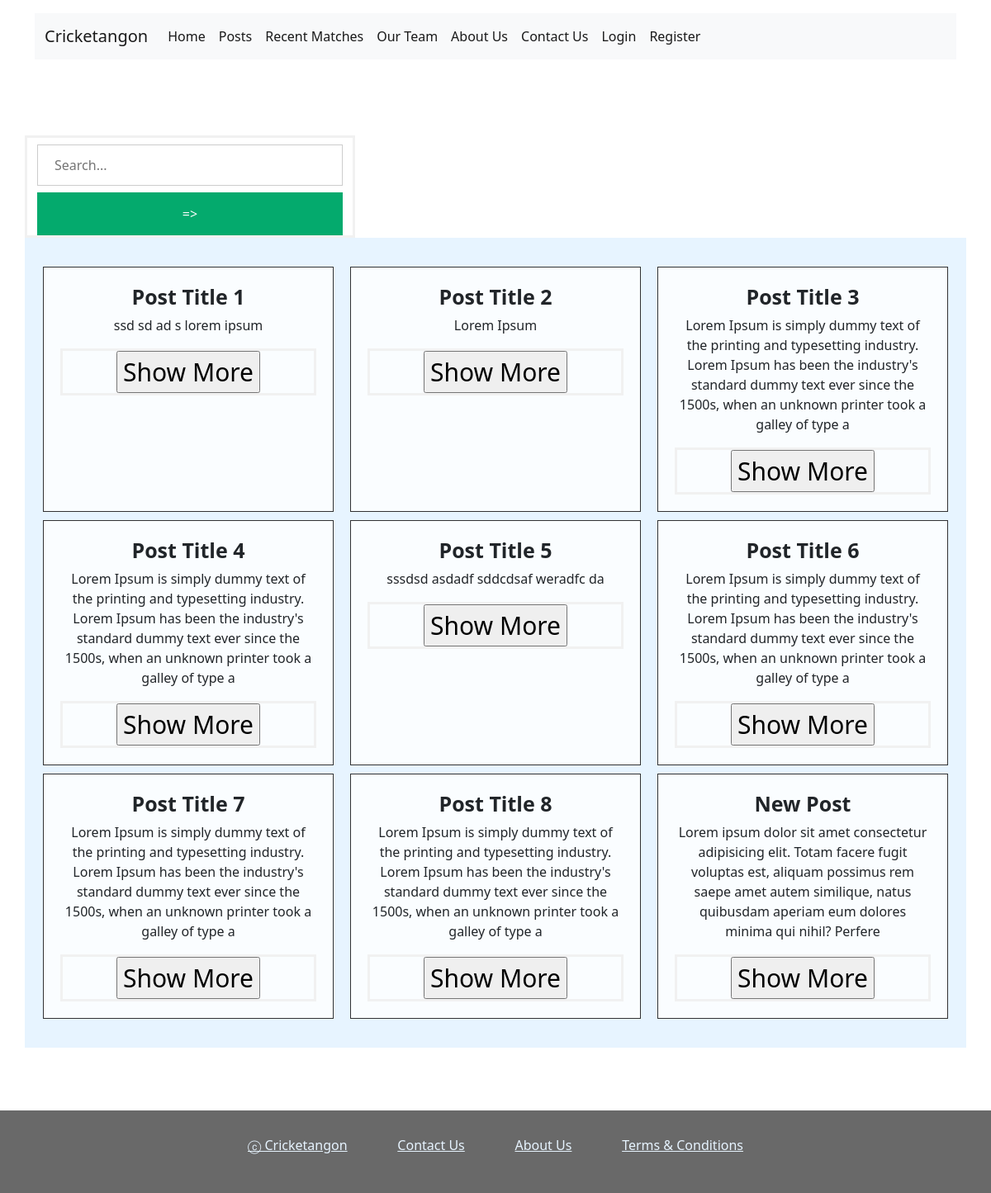
Page /allPosts.php on the committed database.
### tables this page shows
CREATE TABLE `post` (
  `id` int(11) NOT NULL,
  `title` text NOT NULL,
  `description` text NOT NULL
);

### allPosts.php (the view, shortened to what this page needs)
<!DOCTYPE html>
<html lang="en">
<head>
    <link rel="stylesheet" href="css/style.css">
    <link rel="stylesheet" href="css/footer.css">
    <link rel="stylesheet" href="https://cdn.jsdelivr.net/npm/bootstrap-icons@1.5.0/font/bootstrap-icons.css">
    <link href="https://cdn.jsdelivr.net/npm/bootstrap@5.0.2/dist/css/bootstrap.min.css" rel="stylesheet">
</head>
<body>
    <?php
    require 'header.php';
    ?>
    <div class="container main-body posts">
        <div class="row">
            <form action="" method="POST" style="width: 400px;">
                <input type="text" placeholder="Search..." name="keyword"/>
                <button type="submit">=></button>
            </form>
            <div class="grid-container">
                <?php
                if (!empty($_POST)) {
                    $keyword = $_POST["keyword"];
                    $sql = "SELECT * FROM post WHERE title LIKE '%$keyword%' OR description LIKE '%$keyword%'";
                } else
                    $sql = "SELECT * FROM post";
                $result = $conn->query($sql);
                if ($result->num_rows > 0) {
                    while ($row = $result->fetch_assoc()) {
                ?>
                        <div class="grid-item">
                            <h3><?php echo $row["title"] ?></h3>
                            <p><?php $text = $row['description'];
                                if (strlen($text) > 200) {
                                    $text = substr($text, 0, 200);
                                    echo $text;
                                } else {
                                    echo $text;
                                } ?></p>
                            <form action="postDetails.php" method="GET">
                                <input type="submit" value="Show More" />
                            </form>
                        </div>
                <?php }
                } ?>
            </div>
        </div>
    </div>
    <?php
    require 'footer.php';
    ?>
</body>
</body>
</html>

### css/style.css (style rules this page uses)
p { font-size: 16px; }
.container.main-body.posts { margin: 60px auto; }
.grid-container, .row_news { display: grid; grid-template-columns: auto auto auto; background-color: #e7f4ff; padding: 30px 0px; }
.grid-item { background-color: rgba(255, 255, 255, 0.8); border: 1px solid #000000cc; padding: 20px; font-size: 30px; text-align: center; margin: 5px 10px; }
.grid-item h3 { font-size: 25px; font-weight: 600; }
form { border: 3px solid #f1f1f1; }
input[type=text], input[type=password], input[type=email] { width: 100%; padding: 12px 20px; margin: 8px 0; display: inline-block; border: 1px solid #ccc; box-sizing: border-box; }
button { background-color: #04AA6D; color: white; padding: 14px 20px; margin: 8px 0; border: none; cursor: pointer; width: 100%; }
.container { padding: 16px; }

### rows in the picture
post: title "Post Title 1", description "ssd sd ad s lorem ipsum"
post: title "Post Title 2", description "Lorem Ipsum"
post: title "Post Title 3", description "Lorem Ipsum is simply dummy text of the printing and typesetting industry. Lorem Ipsum has been the industry's standard dummy text ever since the 1500s, when an unknown printer took a galley of type a"
post: title "Post Title 4", description "Lorem Ipsum is simply dummy text of the printing and typesetting industry. Lorem Ipsum has been the industry's standard dummy text ever since the 1500s, when an unknown printer took a galley of type a"
post: title "Post Title 5", description "sssdsd asdadf sddcdsaf weradfc da"
post: title "Post Title 6", description "Lorem Ipsum is simply dummy text of the printing and typesetting industry. Lorem Ipsum has been the industry's standard dummy text ever since the 1500s, when an unknown printer took a galley of type a"
post: title "Post Title 7", description "Lorem Ipsum is simply dummy text of the printing and typesetting industry. Lorem Ipsum has been the industry's standard dummy text ever since the 1500s, when an unknown printer took a galley of type a"
post: title "Post Title 8", description "Lorem Ipsum is simply dummy text of the printing and typesetting industry. Lorem Ipsum has been the industry's standard dummy text ever since the 1500s, when an unknown printer took a galley of type a"
post: title "New Post", description "Lorem ipsum dolor sit amet consectetur adipisicing elit. Totam facere fugit voluptas est, aliquam possimus rem saepe amet autem similique, natus quibusdam aperiam eum dolores minima qui nihil? Perfere"
